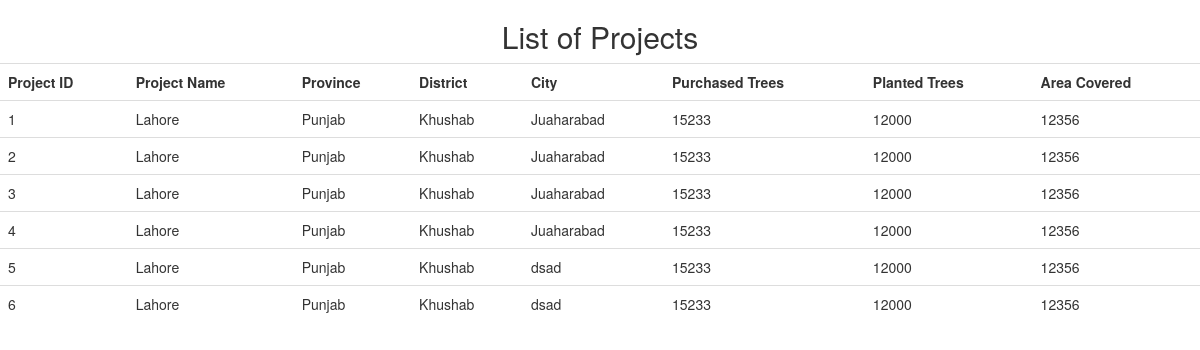
The page /viewplantedtrees.php on the database its author committed.
### tables this page shows
CREATE TABLE `plantedtreerecord` (
  `id` int(11) NOT NULL AUTO_INCREMENT,
  `ProjectName` varchar(50) DEFAULT NULL,
  `Province` varchar(50) DEFAULT NULL,
  `District` varchar(50) DEFAULT NULL,
  `City` varchar(50) DEFAULT NULL,
  `PurchasedTrees` int(11) DEFAULT NULL,
  `PlantedTrees` int(11) DEFAULT NULL,
  `AreaCovered` int(11) DEFAULT NULL,
  PRIMARY KEY (`id`)
);

### viewplantedtrees.php (the view, shortened to what this page needs)
<!DOCTYPE html>
<html>
<link rel="stylesheet" href="admin/css/bootstrap.min.css">
<body>
<?php
$servername = "localhost";
$username = "root";
$password = "";
$dbname = "user";
$conn = new mysqli($servername, $username, $password, $dbname);
$sql = "SELECT * FROM plantedtreerecord";
$result = $conn->query($sql);
?>
<h2 align="Center">List of Projects </h2>
<table class="table table-hover">
    <tr>   <th>Project ID</th>
        <th>Project Name</th>
        <th>Province</th>
        <th>District</th>
        <th>City</th>
        <th>Purchased Trees</th>
        <th>Planted Trees</th>
        <th>Area Covered</th>
    </tr>
    <?php if ($result->num_rows > 0) {
        while($row = $result->fetch_assoc()) {
            echo " <tr> <td>" . $row["id"]. "</td> <td>". $row["ProjectName"]."</td> <td>".$row["Province"] ."</td> <td>".$row["District"] ."</td> <td>". $row["City"]."</td> <td>".$row["PurchasedTrees"]."</td> <td>".$row["PlantedTrees"]."</td> <td>".$row["AreaCovered"]."</td></tr>";
        }
    } else {
        echo "0 results";
    }
    ?>
</body>
</html>

### rows shown on the page
plantedtreerecord: id "1", ProjectName "Lahore", Province "Punjab", District "Khushab", City "Juaharabad", PurchasedTrees "15233", PlantedTrees "12000", AreaCovered "12356"
plantedtreerecord: id "2", ProjectName "Lahore", Province "Punjab", District "Khushab", City "Juaharabad", PurchasedTrees "15233", PlantedTrees "12000", AreaCovered "12356"
plantedtreerecord: id "3", ProjectName "Lahore", Province "Punjab", District "Khushab", City "Juaharabad", PurchasedTrees "15233", PlantedTrees "12000", AreaCovered "12356"
plantedtreerecord: id "4", ProjectName "Lahore", Province "Punjab", District "Khushab", City "Juaharabad", PurchasedTrees "15233", PlantedTrees "12000", AreaCovered "12356"
plantedtreerecord: id "5", ProjectName "Lahore", Province "Punjab", District "Khushab", City "dsad", PurchasedTrees "15233", PlantedTrees "12000", AreaCovered "12356"
plantedtreerecord: id "6", ProjectName "Lahore", Province "Punjab", District "Khushab", City "dsad", PurchasedTrees "15233", PlantedTrees "12000", AreaCovered "12356"
